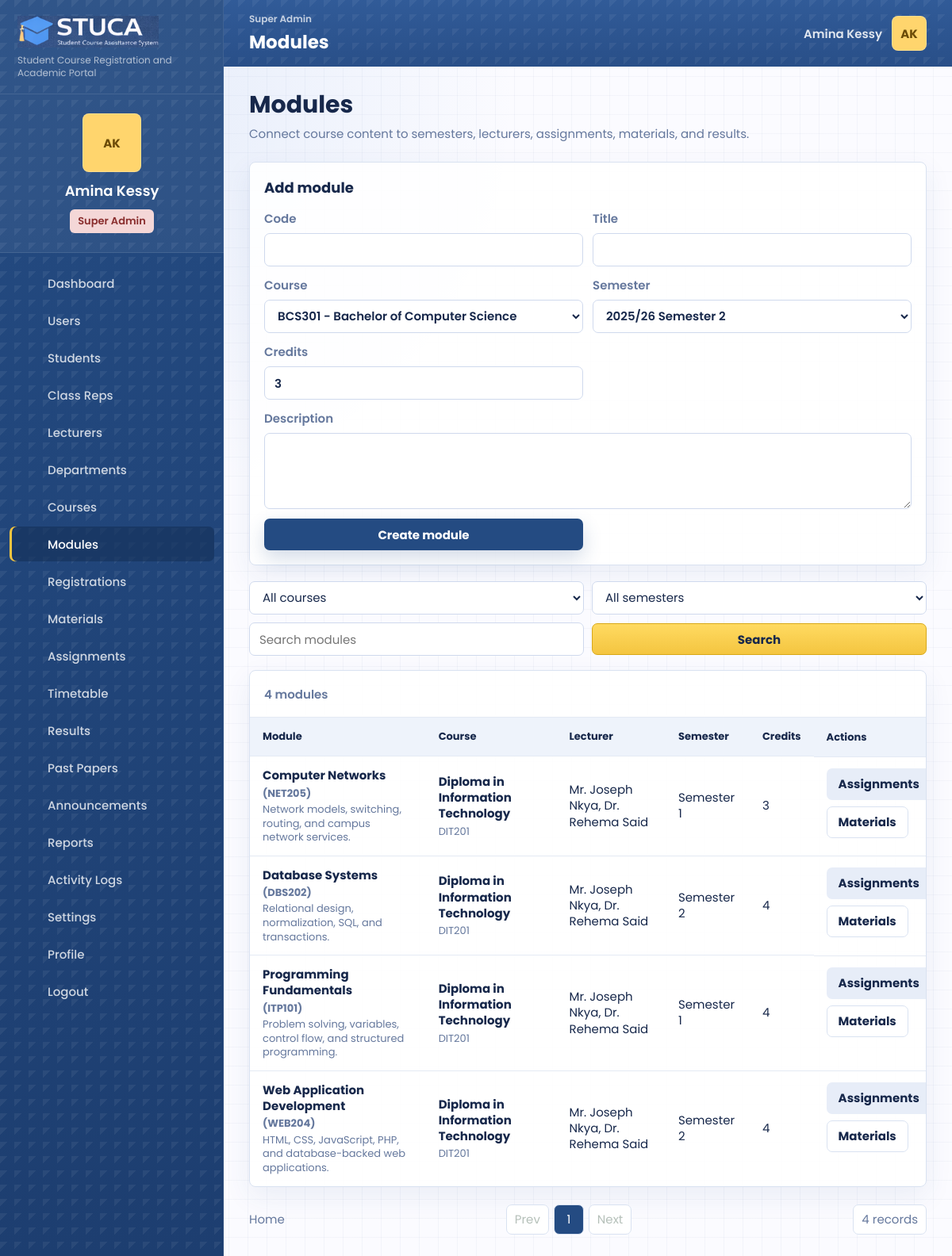
Page /modules.php (signed in) on the committed database.
### tables this page shows
CREATE TABLE users (
    id INT UNSIGNED AUTO_INCREMENT PRIMARY KEY,
    role_id INT UNSIGNED NOT NULL,
    department_id INT UNSIGNED NULL,
    name VARCHAR(140) NOT NULL,
    email VARCHAR(190) NOT NULL UNIQUE,
    password_hash VARCHAR(255) NOT NULL,
    status ENUM('active', 'suspended') NOT NULL DEFAULT 'active',
    student_number VARCHAR(60) NULL UNIQUE,
    staff_number VARCHAR(60) NULL UNIQUE,
    phone VARCHAR(40) NULL,
    program VARCHAR(160) NULL,
    class_group VARCHAR(80) NULL,
    created_at TIMESTAMP DEFAULT CURRENT_TIMESTAMP,
    updated_at TIMESTAMP DEFAULT CURRENT_TIMESTAMP ON UPDATE CURRENT_TIMESTAMP,
    INDEX idx_users_role (role_id),
    INDEX idx_users_department (department_id),
    INDEX idx_users_status (status),
    CONSTRAINT fk_users_role FOREIGN KEY (role_id) REFERENCES roles(id),
    CONSTRAINT fk_users_department FOREIGN KEY (department_id) REFERENCES departments(id) ON DELETE SET NULL
);

CREATE TABLE modules (
    id INT UNSIGNED AUTO_INCREMENT PRIMARY KEY,
    course_id INT UNSIGNED NOT NULL,
    semester_id INT UNSIGNED NULL,
    code VARCHAR(40) NOT NULL UNIQUE,
    title VARCHAR(190) NOT NULL,
    description TEXT NULL,
    credits TINYINT UNSIGNED NOT NULL DEFAULT 3,
    created_at TIMESTAMP DEFAULT CURRENT_TIMESTAMP,
    updated_at TIMESTAMP DEFAULT CURRENT_TIMESTAMP ON UPDATE CURRENT_TIMESTAMP,
    INDEX idx_modules_course (course_id),
    INDEX idx_modules_semester (semester_id),
    CONSTRAINT fk_modules_course FOREIGN KEY (course_id) REFERENCES courses(id) ON DELETE CASCADE,
    CONSTRAINT fk_modules_semester FOREIGN KEY (semester_id) REFERENCES semesters(id) ON DELETE SET NULL
);

CREATE TABLE courses (
    id INT UNSIGNED AUTO_INCREMENT PRIMARY KEY,
    department_id INT UNSIGNED NULL,
    code VARCHAR(40) NOT NULL UNIQUE,
    title VARCHAR(190) NOT NULL,
    description TEXT NULL,
    level VARCHAR(80) NULL,
    credits SMALLINT UNSIGNED NOT NULL DEFAULT 3,
    status ENUM('active', 'archived') NOT NULL DEFAULT 'active',
    created_at TIMESTAMP DEFAULT CURRENT_TIMESTAMP,
    updated_at TIMESTAMP DEFAULT CURRENT_TIMESTAMP ON UPDATE CURRENT_TIMESTAMP,
    INDEX idx_courses_department (department_id),
    INDEX idx_courses_status (status),
    CONSTRAINT fk_courses_department FOREIGN KEY (department_id) REFERENCES departments(id) ON DELETE SET NULL
);

CREATE TABLE semesters (
    id INT UNSIGNED AUTO_INCREMENT PRIMARY KEY,
    academic_year_id INT UNSIGNED NOT NULL,
    name VARCHAR(60) NOT NULL,
    starts_on DATE NOT NULL,
    ends_on DATE NOT NULL,
    is_current BOOLEAN NOT NULL DEFAULT FALSE,
    created_at TIMESTAMP DEFAULT CURRENT_TIMESTAMP,
    updated_at TIMESTAMP DEFAULT CURRENT_TIMESTAMP ON UPDATE CURRENT_TIMESTAMP,
    UNIQUE KEY unique_semester_year (academic_year_id, name),
    INDEX idx_semesters_current (is_current),
    CONSTRAINT fk_semesters_year FOREIGN KEY (academic_year_id) REFERENCES academic_years(id) ON DELETE CASCADE
);

### public/modules.php (the view, shortened to what the rows shown need)
<?php
require dirname(__DIR__) . '/app/bootstrap.php';
$repo = repository();
$user = current_user();
$filters = [
    'course_id' => request_value('course_id'),
    'semester' => request_value('semester'),
    'search' => request_value('search'),
];
$modules = $repo->getModules($filters);
$pagination = paginate($modules, (int) request_value('page', '1'), app_config('items_per_page'));
page_start('Modules', 'modules');
?>
<section class="page-title-row">
    <div>
        <h2>Modules</h2>
    </div>
</section>
<?php if (can_manage_academics($user['role'])): ?>
<section class="panel compact">
    <div class="panel-heading"><h2>Add module</h2></div>
</section>
<?php endif; ?>
<section class="panel table-panel">
    <div class="table-actions">
        <span><?= e($pagination['total']) ?> modules</span>
    </div>
    <div class="responsive-table">
        <table>
            <thead>
                <tr>
                    <th>Module</th>
                    <th>Course</th>
                    <th>Lecturer</th>
                    <th>Semester</th>
                    <th>Credits</th>
                    <th>Actions</th>
                </tr>
            </thead>
            <tbody>
                <?php foreach ($pagination['items'] as $module): ?>
                    <tr>
                        <td>
                            <strong><?= e($module['module_name']) ?> <small>(<?= e($module['code']) ?>)</small></strong>
                            <span><?= e($module['description']) ?></span>
                        </td>
                        <td>
                            <strong><?= e($module['course_title'] ?? '') ?></strong>
                            <span><?= e($module['course_code'] ?? '') ?></span>
                        </td>
                        <td><?= e($module['lecturer']) ?></td>
                        <td><?= e($module['semester']) ?></td>
                        <td><?= e($module['credits']) ?></td>
                        <td class="action-cell">
                            <a class="button subtle" href="assignments.php?search=<?= e(urlencode($module['module_name'])) ?>">Assignments</a>
                            <a class="button quiet" href="materials.php?search=<?= e(urlencode($module['module_name'])) ?>">Materials</a>
                        </td>
                    </tr>
                <?php endforeach; ?>
            </tbody>
        </table>
    </div>
</section>
<?php
pagination_controls($pagination);
page_end();

### app/includes/layout.php (shortened to what the rows shown need)
<?php
function page_start(string $title, string $active): void
{
    $user = current_user();
    if ($user && !empty($user['email'])) {
        $freshUser = repository()->findUserByEmail($user['email']);
        if ($freshUser) {
            unset($freshUser['password_hash']);
            $user = $freshUser;
        }
    }
    $displayName = $user['name'] ?? 'Guest';
    $role = role_label($user['role'] ?? null);
    ?>
    <!doctype html>
    <html lang="en">
    <head>
        <link rel="stylesheet" href="assets/css/styles.css?v=20260601-workflow">
    </head>
    <body class="page-<?= e($active) ?>">
        <aside class="sidebar" id="sidebar">
            <div class="profile-card">
                <div class="avatar-initials"><?= e(initials($displayName)) ?></div>
                <strong><?= e($displayName) ?></strong>
                <span class="role-pill <?= e(role_badge_class($user['role'] ?? null)) ?>"><?= e($role) ?></span>
            </div>
        </aside>
        <div class="app-shell">
            <header class="topbar">
                <div>
                    <h1><?= e($title) ?></h1>
                </div>
                <div class="topbar-user">
                    <span class="topbar-name"><?= e($displayName) ?></span>
                    <a class="avatar-initials tiny" href="profile.php" aria-label="Open profile"><?= e(initials($displayName)) ?></a>
                </div>
            </header>
            <main class="content" id="content">
    <?php
}
function page_end(): void
{
    ?>
            </main>
        </div>
    </body>
    </html>
    <?php
}
function pagination_controls(array $pagination): void
{
    $page = $pagination['page'];
    $pages = $pagination['pages'];
    ?>
    <div class="pagination">
        <a class="home-link" href="dashboard.php">Home</a>
        <div class="page-links">
            <a class="<?= $page <= 1 ? 'disabled' : '' ?>" href="?<?= e(build_query(['page' => max(1, $page - 1)])) ?>">Prev</a>
            <?php for ($i = 1; $i <= $pages; $i++): ?>
                <a class="<?= $page === $i ? 'current' : '' ?>" href="?<?= e(build_query(['page' => $i])) ?>"><?= e($i) ?></a>
            <?php endfor; ?>
            <a class="<?= $page >= $pages ? 'disabled' : '' ?>" href="?<?= e(build_query(['page' => min($pages, $page + 1)])) ?>">Next</a>
        </div>
        <span><?= e((string) $pagination['total']) ?> records</span>
    </div>
    <?php
}
    ?>

### rows in the picture
users: name "AK", name "Amina Kessy"
modules: credits "4", title "Programming Fundamentals", code "ITP101", description "Problem solving, variables, control flow, and structured programming.", course.title "Diploma in Information Technology", course.code "DIT201", lecturer "Mr. Joseph Nkya, Dr. Rehema Said", semester.name "Semester 1"
modules: title "Computer Networks", code "NET205", description "Network models, switching, routing, and campus network services.", course.title "Diploma in Information Technology", course.code "DIT201", lecturer "Mr. Joseph Nkya, Dr. Rehema Said", semester.name "Semester 1", credits "3"
modules: title "Database Systems", code "DBS202", description "Relational design, normalization, SQL, and transactions.", course.title "Diploma in Information Technology", course.code "DIT201", lecturer "Mr. Joseph Nkya, Dr. Rehema Said", semester.name "Semester 2", credits "4"
modules: title "Web Application Development", code "WEB204", description "HTML, CSS, JavaScript, PHP, and database-backed web applications.", course.title "Diploma in Information Technology", course.code "DIT201", lecturer "Mr. Joseph Nkya, Dr. Rehema Said", semester.name "Semester 2", credits "4"

### other values in the picture
$config['app_subtitle'] "Student Course Registration and Academic Portal"
$role "Super Admin"
$item['label'] "Dashboard"
$item['label'] "Users"
$item['label'] "Students"
$item['label'] "Class Reps"
$item['label'] "Lecturers"
$item['label'] "Departments"
$item['label'] "Courses"
$item['label'] "Modules"
$item['label'] "Registrations"
$item['label'] "Materials"
$item['label'] "Assignments"
$item['label'] "Timetable"
$item['label'] "Results"
